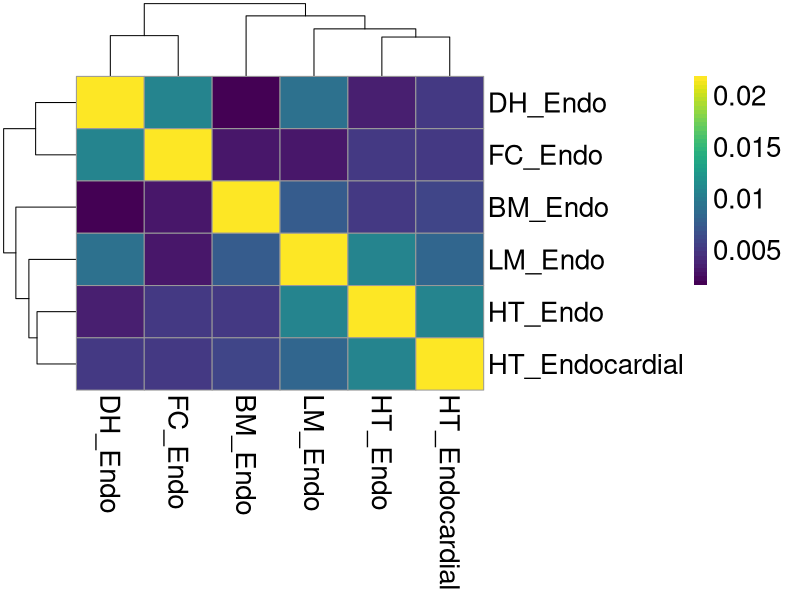
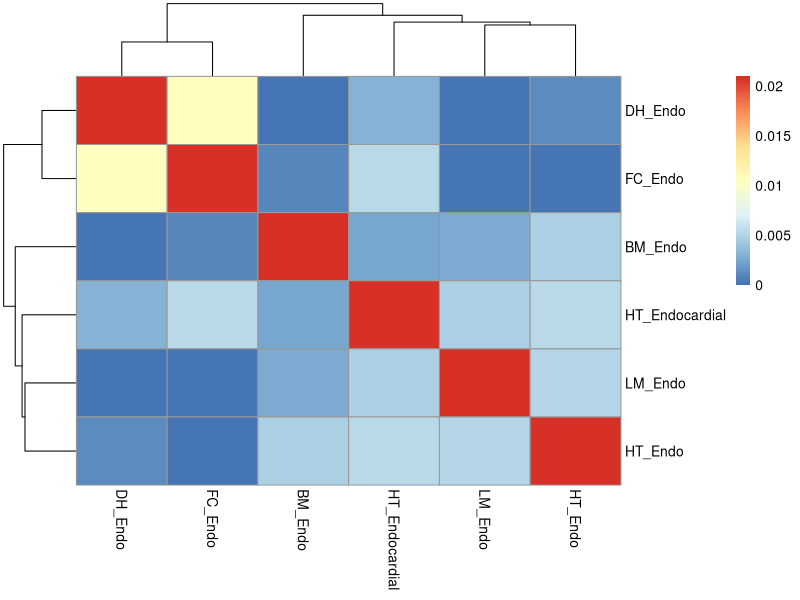
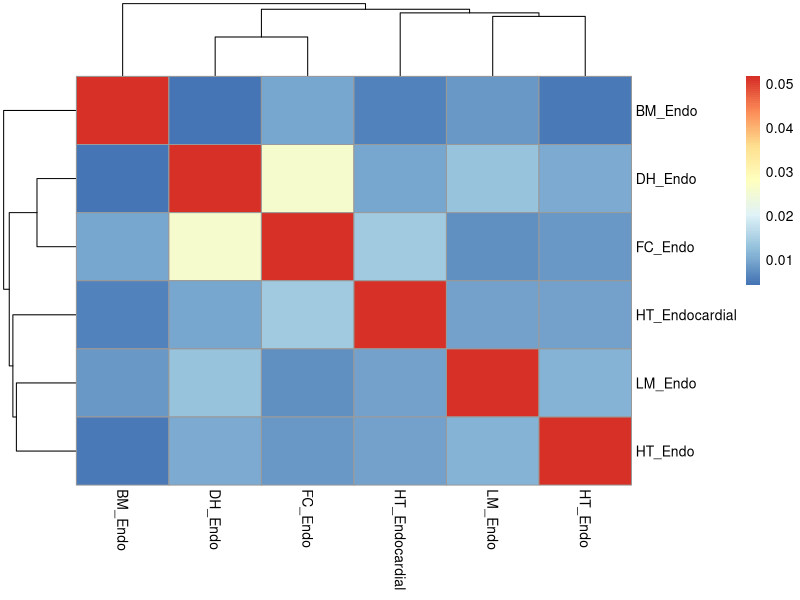

These figures' R source, in order:
library(pheatmap)
library(viridis)
a=read.csv("../diffpeak_num_overlap/All_tissues.diffpeak_share.table.1pc.csv",row.names=1)

mat = a[grepl("Endo",rownames(a)),grepl("Endo",colnames(a))]

MAX  = max(mat[mat!=1])*2# 0.02

mat[which(mat==1, arr.ind = T)] = MAX
#mat[which(mat>MAX, arr.ind = T)] = MAX


pdf("endo.jaccard.1pc.pdf",height=8,width=9)
pheatmap(mat,color=viridis(50),fontsize=20)
dev.off()

a=read.csv("../diffpeak_num_overlap/All_tissues.diffpeak_share.table.p0.01.csv",row.names=1)
mat = a[grepl("Endo",rownames(a)),grepl("Endo",colnames(a))]
MAX = max(mat[mat!=1])*2 # 0.02
mat[which(mat==1, arr.ind = T)] = MAX
mat[which(mat>MAX, arr.ind = T)] = MAX


pdf("endo.jaccard.p0.01.pdf")
pheatmap(mat)
dev.off()




a=read.csv("../diffpeak_num_overlap/All_tissues.diffpeak_share.table.top1k.csv",row.names=1)
mat = a[grepl("Endo",rownames(a)),grepl("Endo",colnames(a))]
MAX = max(mat[mat!=1])*2#0.02
mat[which(mat==1, arr.ind = T)] = MAX
mat[which(mat>MAX, arr.ind = T)] = MAX


pdf("endo.jaccard.p0.01.pdf")
pheatmap(mat)
dev.off()



